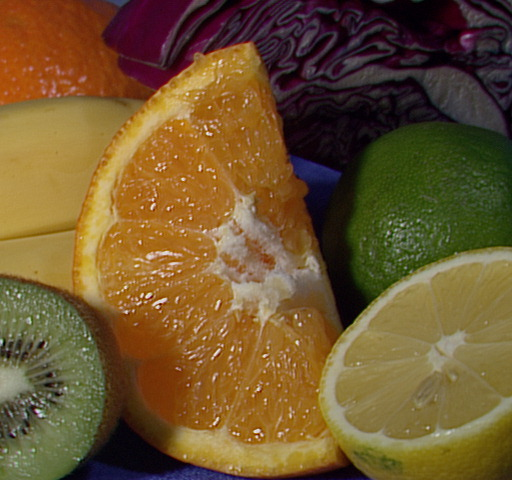
//> input picture opencv_1/fruits.jpg, 512 x 480 px
$ ./hue fruits.jpg   (built with g++ and OpenCV 4)
//> lines starting //> are read from the running program, lines starting //| are printed output that depends on the picture
#include <cv.h>
#include <highgui.h>

int main( int argc, char** argv )
{
    IplImage* src;
    if( argc == 2 && (src=cvLoadImage(argv[1], 1))!= 0)
//> src is the input picture: 480 rows x 512 cols, CV_8UC3; mean B, G, R 46.2, 85.6, 110.8
    {
        IplImage* h_plane = cvCreateImage( cvGetSize(src), 8, 1 );
        IplImage* s_plane = cvCreateImage( cvGetSize(src), 8, 1 );
        IplImage* v_plane = cvCreateImage( cvGetSize(src), 8, 1 );
        IplImage* planes[] = { h_plane, s_plane };
        IplImage* hsv = cvCreateImage( cvGetSize(src), 8, 3 );
        int h_bins = 30, s_bins = 32;
        int hist_size[] = {h_bins, s_bins};
        float h_ranges[] = { 0, 180 }; /* hue varies from 0 (~0°red) to 180 (~360°red again) */
        float s_ranges[] = { 0, 255 }; /* saturation varies from 0 (black-gray-white) to 255 (pure spectrum color) */
        float* ranges[] = { h_ranges, s_ranges };
        int scale = 10;
        IplImage* hist_img = cvCreateImage( cvSize(h_bins*scale,s_bins*scale), 8, 3 );
        CvHistogram* hist;
        float max_value = 0;
        int h, s;

        cvCvtColor( src, hsv, CV_BGR2HSV );
//> hsv: 480 rows x 512 cols, CV_8UC3; mean H, S, V 48.2, 159.9, 113.8
        cvCvtPixToPlane( hsv, h_plane, s_plane, v_plane, 0 );
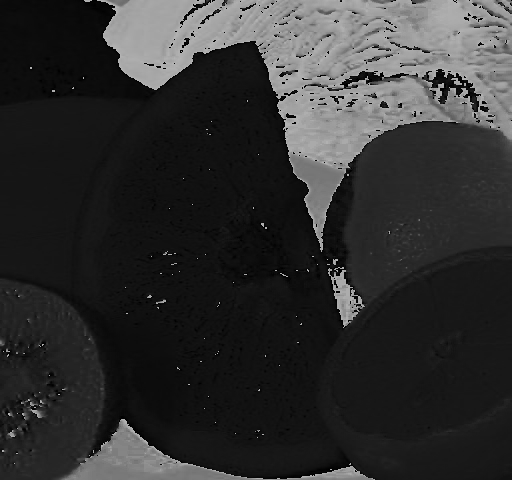
//> h_plane: 480 rows x 512 cols, CV_8UC1; min 0, max 179, mean 48.2
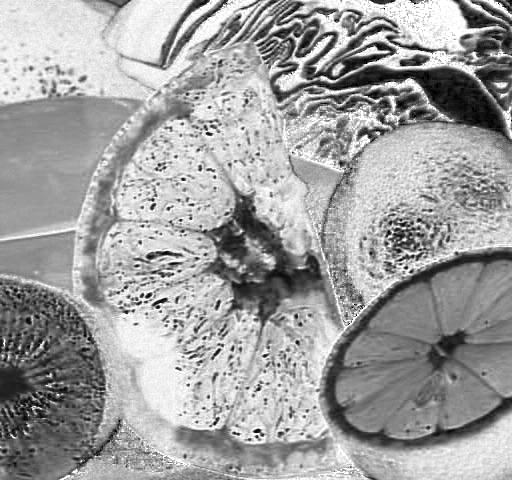
//> s_plane: 480 rows x 512 cols, CV_8UC1; min 0, max 255, mean 159.9
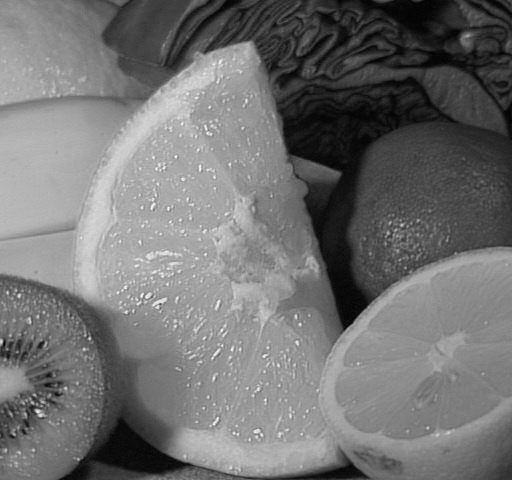
//> v_plane: 480 rows x 512 cols, CV_8UC1; min 0, max 252, mean 113.8
        hist = cvCreateHist( 2, hist_size, CV_HIST_ARRAY, ranges, 1 );
        cvCalcHist( planes, hist, 0, 0 );
        cvGetMinMaxHistValue( hist, 0, &max_value, 0, 0 );
        cvZero( hist_img );

        for( h = 0; h < h_bins; h++ )
        {
            for( s = 0; s < s_bins; s++ )
            {
                float bin_val = cvQueryHistValue_2D( hist, h, s );
                int intensity = cvRound(bin_val*255/max_value);
                cvRectangle( hist_img, cvPoint( h*scale, s*scale ),
                   cvPoint( (h+1)*scale - 1, (s+1)*scale - 1),
                   CV_RGB(intensity,intensity,intensity),
                             CV_FILLED );
            }
        }
        cvNamedWindow( "Source", 1 );
        cvShowImage( "Source", src );
        cvNamedWindow( "H-S Histogram", 1 );
        cvShowImage( "H-S Histogram", hist_img );
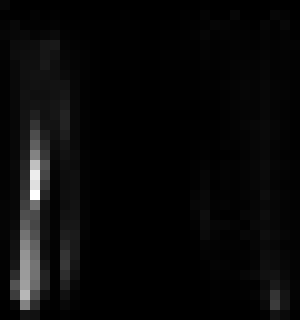
//> window 'H-S Histogram': 320 rows x 300 cols, CV_8UC3; min 0, max 255, mean 8.8
        cvWaitKey(0);
    }
}
